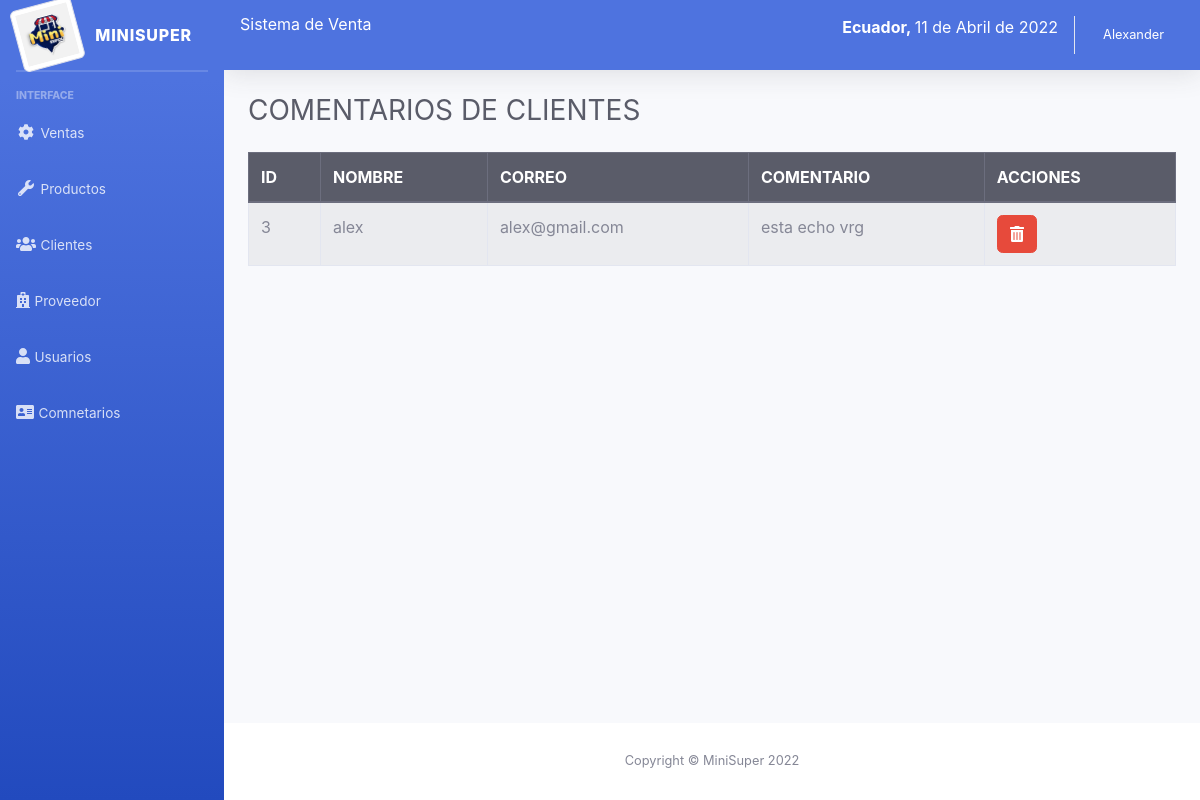
The page /sistema/lista_comentario.php (signed in) on the database its author committed.
### tables this page shows
CREATE TABLE `mensajes` (
  `idmensaje` int(11) NOT NULL,
  `nombre_mensaje` varchar(45) NOT NULL,
  `email_mensaje` varchar(45) NOT NULL,
  `mensaje` text NOT NULL
);

### sistema/lista_comentario.php (the view)
<?php include_once "includes/header.php"; ?>
<div class="container-fluid">
	<div class="d-sm-flex align-items-center justify-content-between mb-4">
		<h1 class="h3 mb-0 text-gray-800">COMENTARIOS DE CLIENTES</h1>
	</div>
	<div class="row">
		<div class="col-lg-12">
			<div class="table-responsive">
				<table class="table table-striped table-bordered" id="table">
					<thead class="thead-dark">
						<tr>
							<th>ID</th>
							<th>NOMBRE</th>
							<th>CORREO</th>
							<th>COMENTARIO</th>
							<?php if ($_SESSION['rol'] == 1) { ?>
							<th>ACCIONES</th>
							<?php } ?>
						</tr>
					</thead>
					<tbody>
						<?php
						include "../conexion.php";
						$query = "SELECT * FROM mensajes ";
						$resultado= $conexion->query($query);
						while($row = $resultado->fetch_assoc()){
						?>
						<tr>
							<td> <?php echo $row['idmensaje']?> </td>
							<td> <?php echo $row['nombre_mensaje']?> </td>
							<td> <?php echo $row['email_mensaje']?> </td>
							<td> <?php echo $row['mensaje']?> </td>
                            <td>
								<form action="eliminar_comentario.php?id=<?php echo $row['idmensaje']; ?>" method="post" class="confirmar d-inline">
								<button class="btn btn-danger" type="submit"><i class='fas fa-trash-alt'></i> </button>
								</form>
							</td>
						</tr>
						<?php
						}
						?>
					</tbody>
				</table>
			</div>
		</div>
	</div>
</div>
</div>
<?php include_once "includes/footer.php"; ?>

### rows shown on the page
mensajes: idmensaje "3", nombre_mensaje "alex", email_mensaje "alex@gmail.com", mensaje "esta echo vrg"

### other values the page prints
fechaPeru() "11 de Abril de 2022"
$_SESSION['nombre'] "Alexander"
